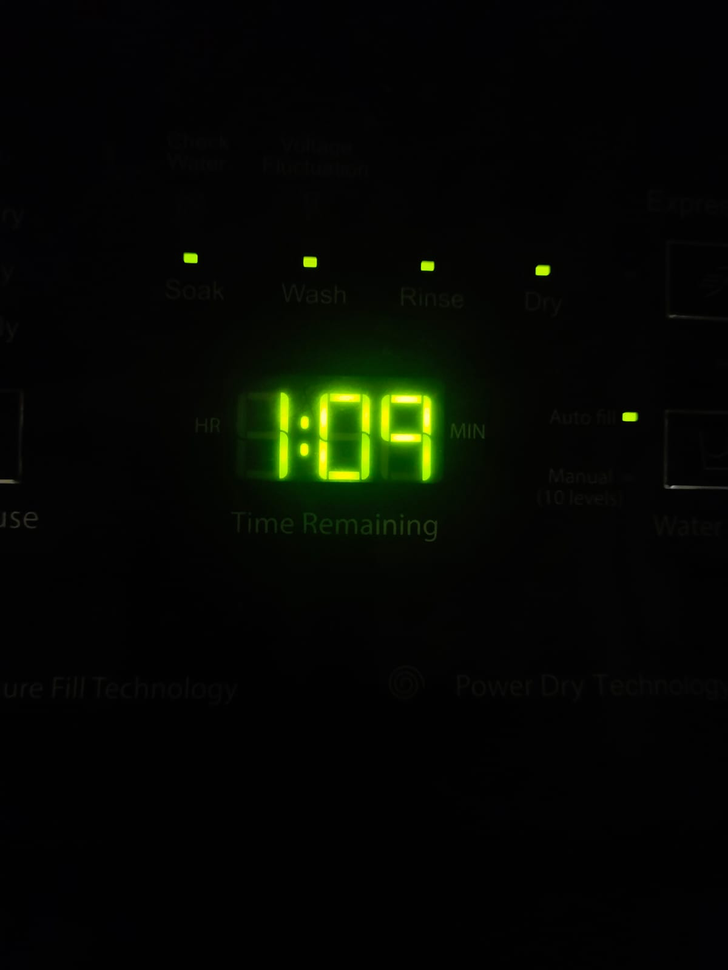
#> input picture Sample Images/image.png, 728 x 970 px, shrunk from 1200 x 1599 before the run
$ python detect_green__color.py 'Sample Images/image.png'
#> lines starting #> are read from the running program, lines starting #| are printed output that depends on the picture; after the words box and inside, x2 and y2 are one past the last pixel; in counts of white or black regions, pixels touching at a corner belong together
import cv2
import numpy as np
import os
import sys

def detect_green(image_path, min_ratio=0.005, debug=False):
    img = cv2.imread(image_path)
    if img is None:
        print("[ERR] Cannot read:", image_path)
        return False, 0.0

    hsv = cv2.cvtColor(img, cv2.COLOR_BGR2HSV)

    # Green range (tune if needed)
    lower = np.array([35, 60, 40], dtype=np.uint8)
    upper = np.array([85,255,255], dtype=np.uint8)
    mask = cv2.inRange(hsv, lower, upper)

    kernel = cv2.getStructuringElement(cv2.MORPH_ELLIPSE,(5,5))
    mask = cv2.morphologyEx(mask, cv2.MORPH_OPEN, kernel, 1)
    mask = cv2.morphologyEx(mask, cv2.MORPH_CLOSE, kernel, 1)

    green_pixels = cv2.countNonZero(mask)
    total_pixels = img.shape[0]*img.shape[1]
    ratio = green_pixels / (total_pixels + 1e-6)
    is_present = ratio >= min_ratio

    print(f"[INFO] Green ratio: {ratio:.4%} => {'DETECTED' if is_present else 'NOT DETECTED'} (thr {min_ratio:.2%})")

    if debug:
        contours,_ = cv2.findContours(mask, cv2.RETR_EXTERNAL, cv2.CHAIN_APPROX_SIMPLE)
        vis = img.copy()
        if contours:
            c = max(contours, key=cv2.contourArea)
            x,y,w,h = cv2.boundingRect(c)
            cv2.rectangle(vis,(x,y),(x+w,y+h),(0,255,0),2)
        cv2.imwrite("green_mask.png", mask)
        cv2.imwrite("green_vis.png", vis)
        print("[INFO] Saved green_mask.png, green_vis.png")

    return is_present, ratio

if __name__ == "__main__":
    # Usage: python detect_green__color.py [image_path] [--debug] [--thr=0.003]
    img_path = "image.png"
    debug = False
    thr = 0.005
    for arg in sys.argv[1:]:
        if arg == "--debug":
            debug = True
        elif arg.startswith("--thr="):
            try:
                thr = float(arg.split("=",1)[1])
            except ValueError:
                pass
        else:
            img_path = arg

    if not os.path.exists(img_path):
        print("[ERR] File not found:", img_path)
        sys.exit(1)

    detect_green(img_path, min_ratio=thr, debug=debug)
#> in detect_green, img is the input picture: shape (970, 728, 3); mean B, G, R 2.6, 7.7, 5.1
#> in detect_green, `hsv = cv2.cvtColor(img, cv2.COLOR_BGR2HSV)`: hsv: shape (970, 728, 3); mean H, S, V 18.8, 45.8, 7.8
#> in detect_green, `mask = cv2.inRange(hsv, lower, upper)`:
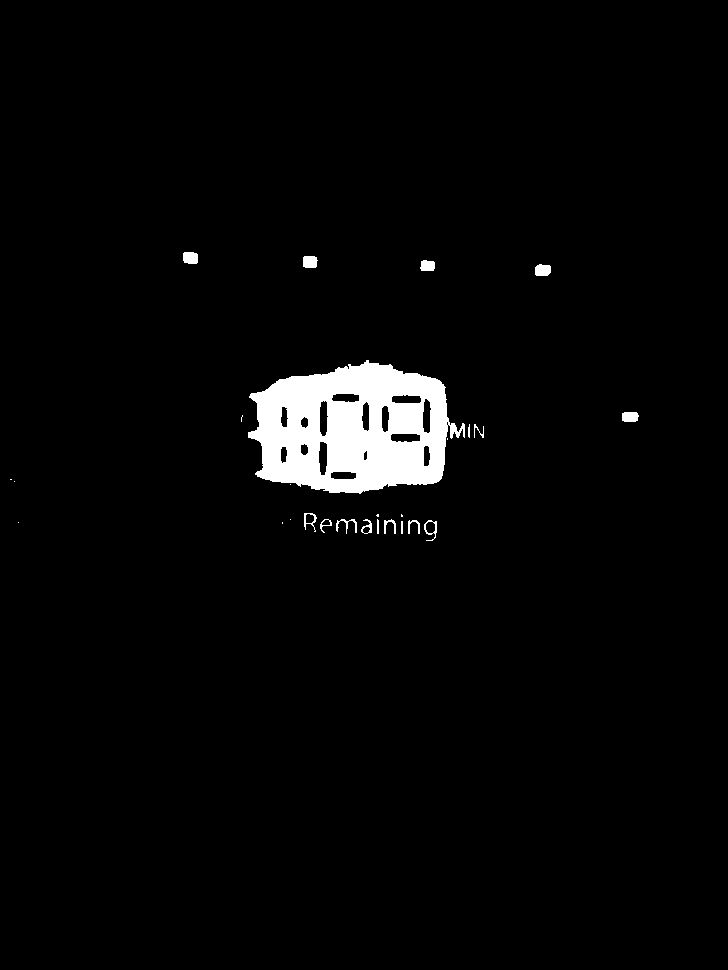
#> mask: shape (970, 728); 2.9% white; 27 white regions (10 under 20 px), largest, box (x1, y1, x2, y2) and area: (248, 360, 465, 494) 19263, (535, 264, 551, 276) 168, (183, 252, 198, 264) 166
#> in detect_green, `mask = cv2.morphologyEx(mask, cv2.MORPH_OPEN, kernel, 1)`:
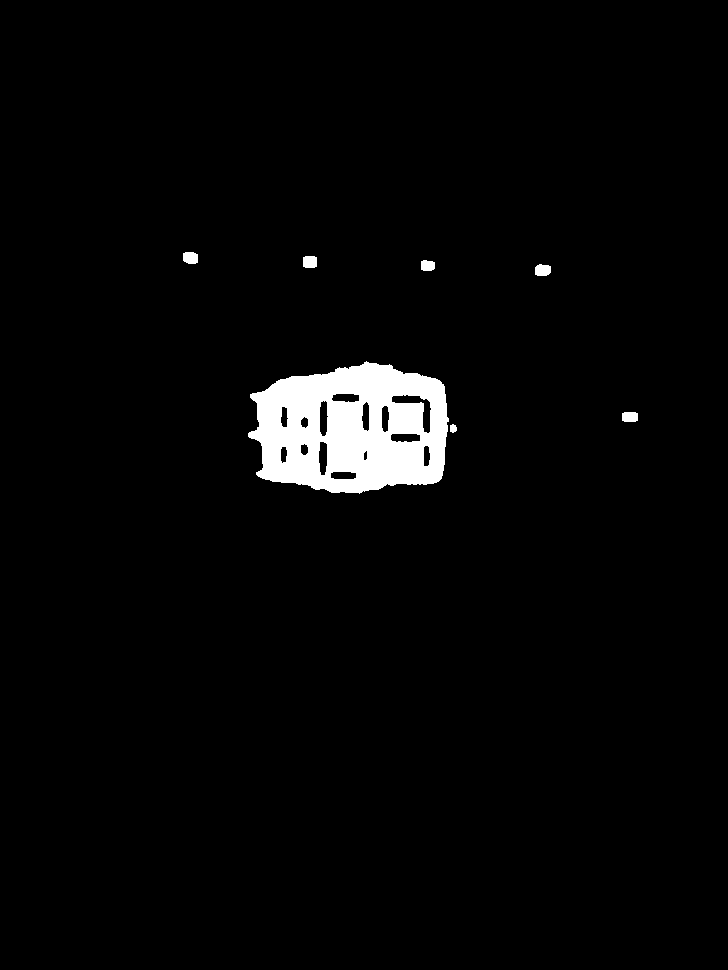
#> mask: shape (970, 728); 2.8% white; 7 white regions, largest, box (x1, y1, x2, y2) and area: (248, 361, 449, 494) 19038, (535, 264, 551, 276) 165, (183, 252, 198, 264) 161
#> in detect_green, `mask = cv2.morphologyEx(mask, cv2.MORPH_CLOSE, kernel, 1)`: mask: shape (970, 728); 2.8% white; 6 white regions, box (x1, y1, x2, y2) and area: (248, 361, 457, 494) 19231, (535, 264, 551, 276) 165, (183, 252, 198, 264) 161, (303, 256, 317, 268) 160, (622, 412, 638, 422) 152, (421, 260, 435, 271) 136
#> in detect_green, `green_pixels = cv2.countNonZero(mask)`: green_pixels = 20005
#> in detect_green, `ratio = green_pixels / (total_pixels + 1e-6)`: ratio = 0.0283
#> in detect_green, `is_present = ratio >= min_ratio`: is_present = True
#| [INFO] Green ratio: 2.8329% => DETECTED (thr 0.50%)

API_KEY = "AIzaSyCjxNLBdRyJqyo5bJRT14sTC-nR9BzEOy0"

$ run again, with Sample Images/imm4.png copied over Sample Images/image.png
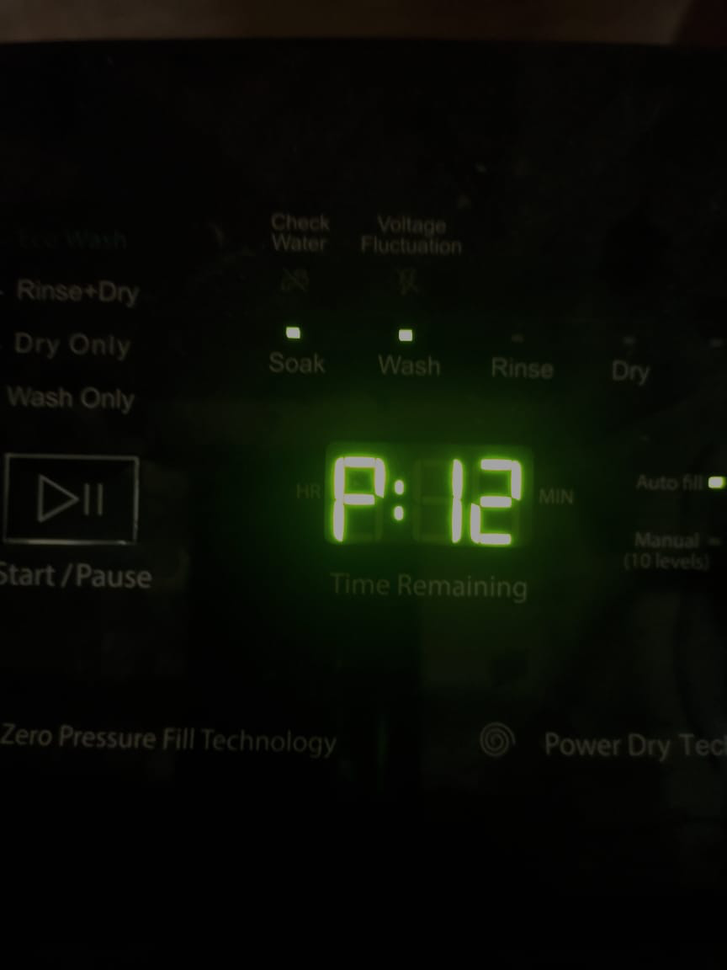
#> input picture Sample Images/imm4.png, 727 x 970 px, shrunk from 864 x 1152 before the run
#> in detect_green, img is the input picture: shape (970, 727, 3); mean B, G, R 5.2, 12.2, 9.3
#> hsv: shape (970, 727, 3); mean H, S, V 29.3, 118.4, 12.7
#> in detect_green, `mask = cv2.inRange(hsv, lower, upper)`:
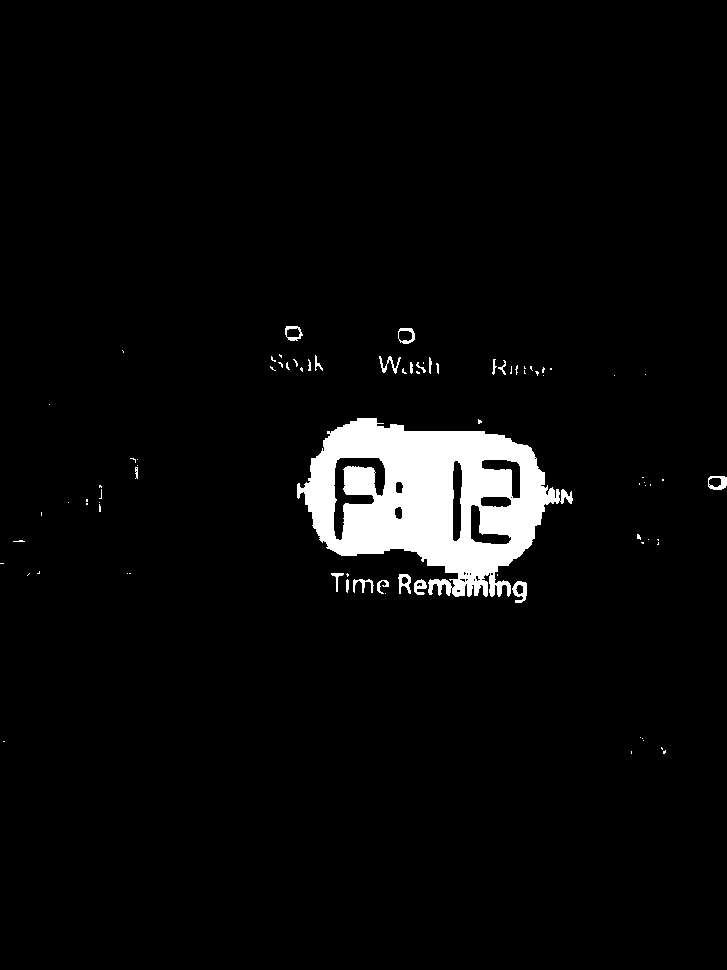
#> mask: shape (970, 727); 4.1% white; 83 white regions (62 under 20 px), largest, box (x1, y1, x2, y2) and area: (297, 418, 573, 597) 26824, (512, 581, 527, 603) 185, (708, 476, 727, 490) 154
#> in detect_green, `mask = cv2.morphologyEx(mask, cv2.MORPH_OPEN, kernel, 1)`:
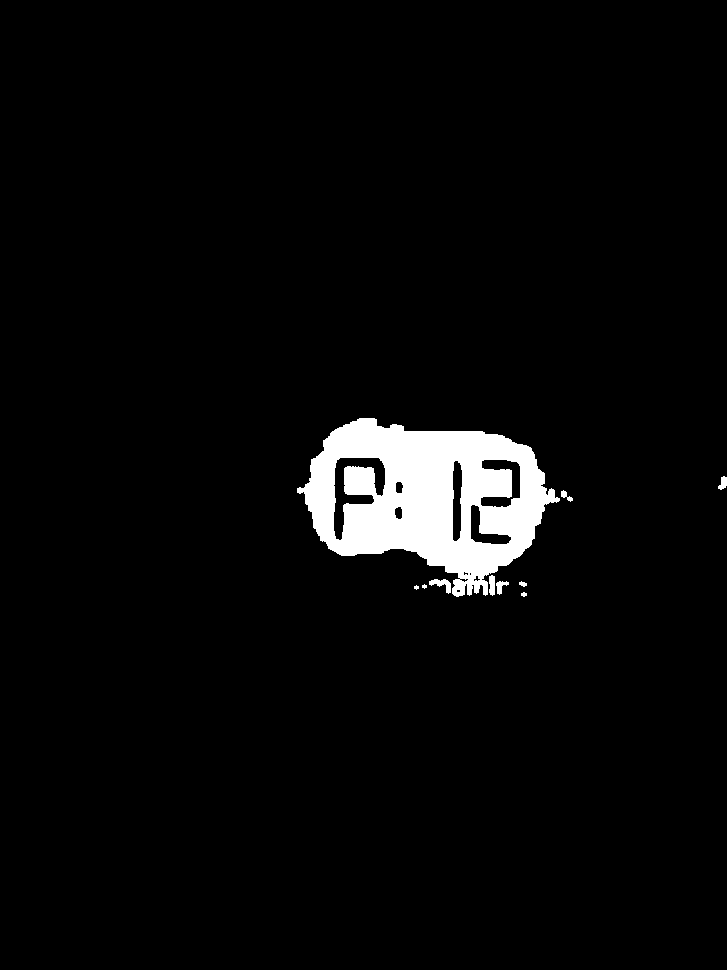
#> mask: shape (970, 727); 3.8% white; 10 white regions (2 under 20 px), largest, box (x1, y1, x2, y2) and area: (297, 418, 560, 597) 25959, (429, 579, 451, 594) 152, (489, 575, 495, 596) 110
#> green_pixels = 26859
#> ratio = 0.0381
#> is_present = True
#| [INFO] Green ratio: 3.8088% => DETECTED (thr 0.50%)
